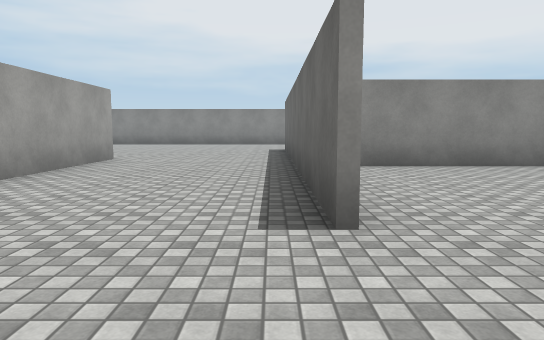
view 1 (above)

16 first-person views from a walk through a Unity game level. The camera is 1.3 m above the floor, tilts 6° down and sees 70° across. The floor is counted in squares, 2 m on a side. Each view is taken from the middle of a square. On the plan, view 1 faces up. The plan holds only what a view shows up to about 11 squares ahead; the rest is blank. The place goes on beyond the plan. The player is left out. Surface patterns are stand-ins for the level's own textures.

view 2
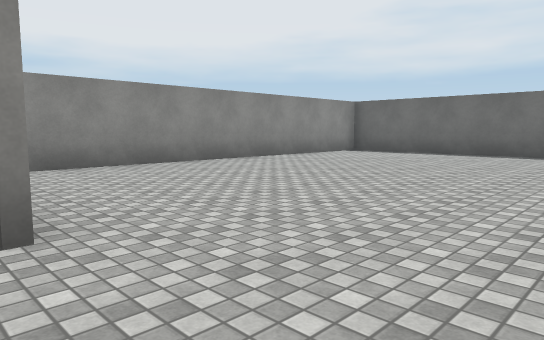

view 3
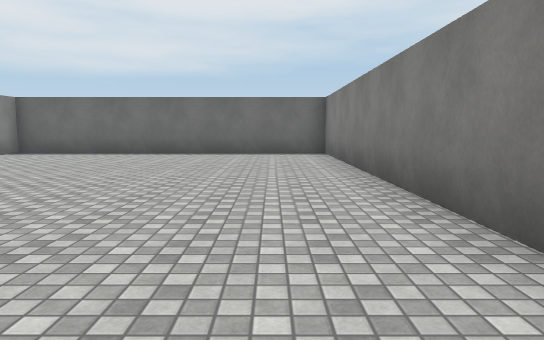

view 4
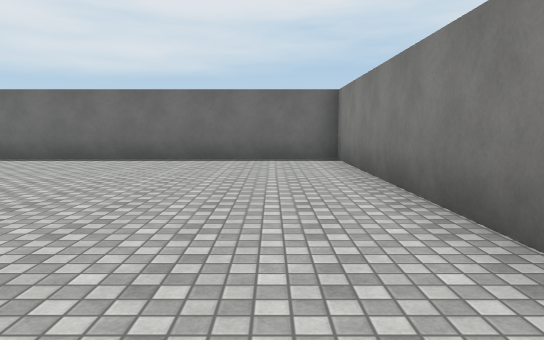

view 5
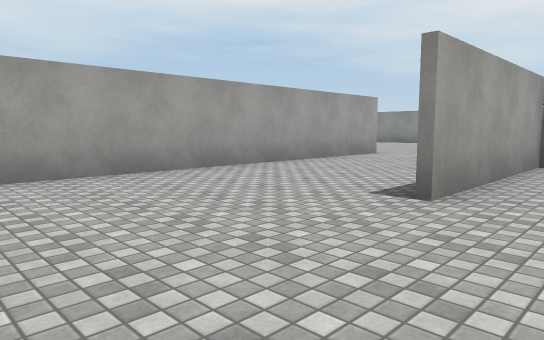

view 6
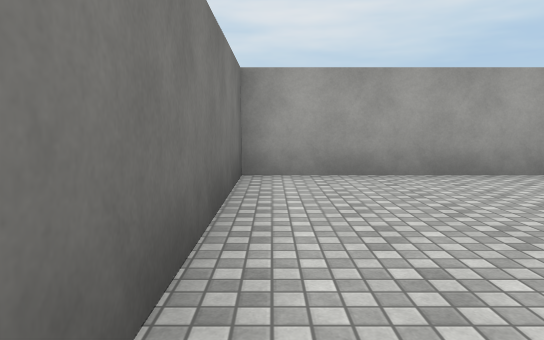

view 7
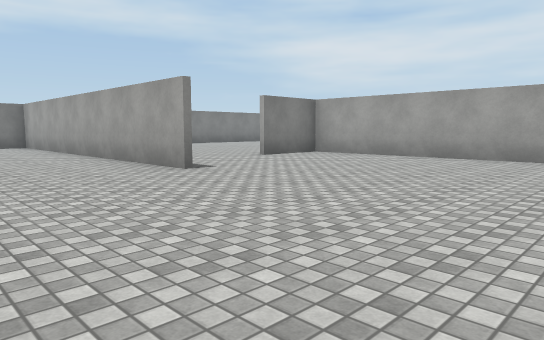

view 8
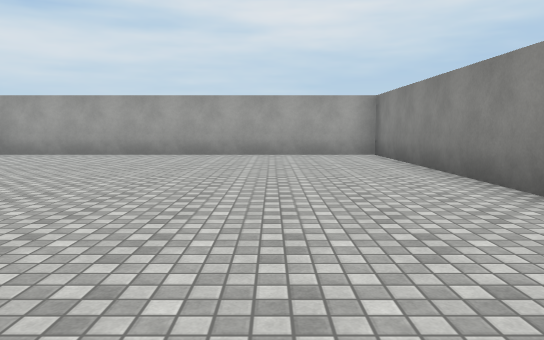

view 9
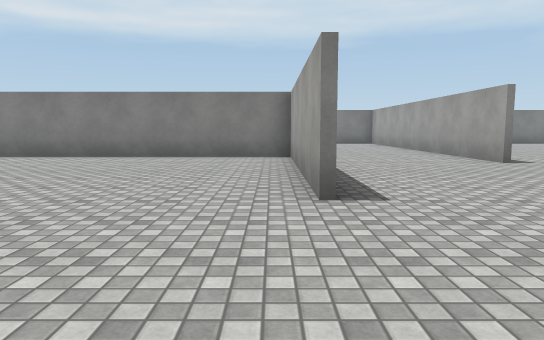

view 10
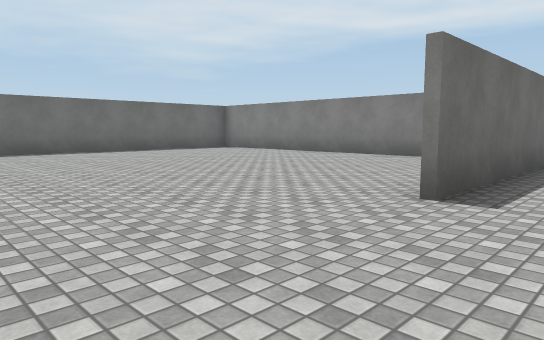

view 11
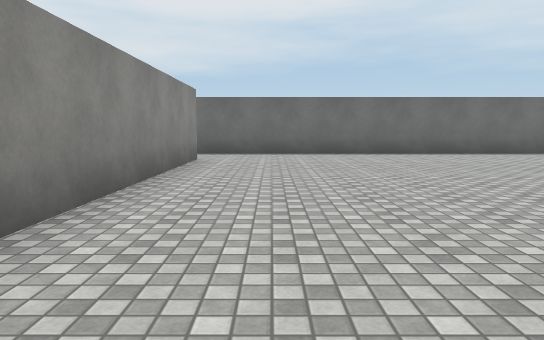

view 12
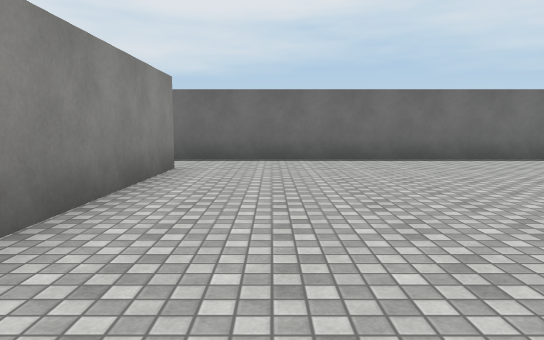

view 13
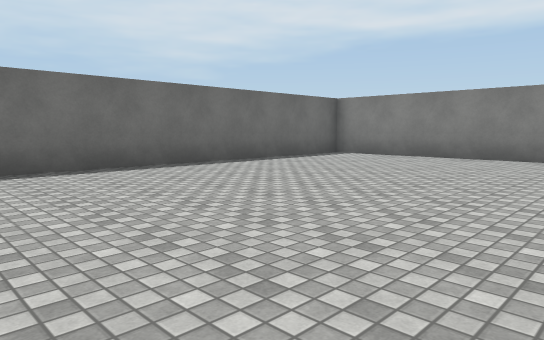

view 14
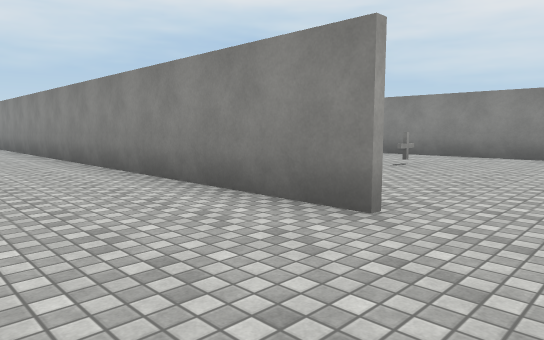

view 15
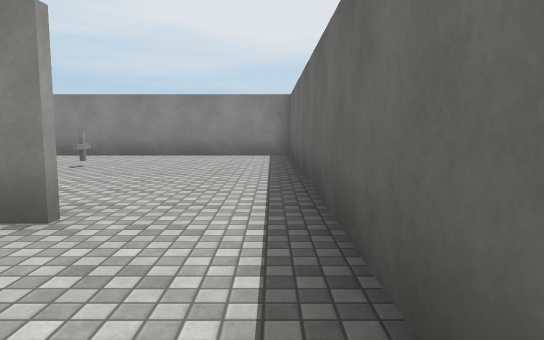

view 16
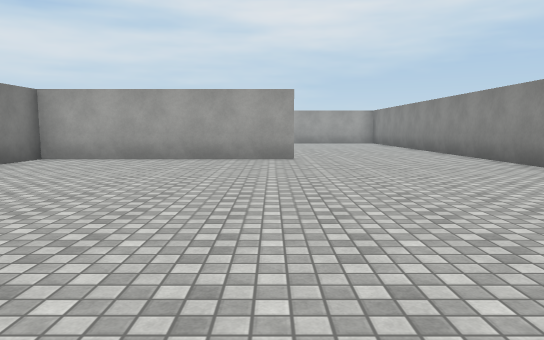

### Floor plan
Ten units are one square. View 1 is at (0, 0); x grows to the right and y downward. Boxes are objects, and circles mark ways between rooms. Rooms are numbered by the first view taken in them; rooms with no view inside come last. Other rooms are left out.
<svg viewBox="-94 -175 204 194">
<path fill="none" stroke="#000" d="M6 -71 6 -24M-35 -16 -35 14 105 14 105 -70M105 -68 5 -68M6 -125 6 -71M5 -70 105 -70 105 -165M-35 -86 -35 -16M4 -24 4 -125M85 -166 -89 -166 -89 -70M-86 -70 -68 -70"/>
<circle cx="-20" cy="-23" r="3" fill="#2a7"/>
<text x="40" y="-20">1</text>
<text x="10" y="-110">2</text>
</svg>
Room 1 opens to room 2.

Where each view was taken, in squares from view 1:
view 1: 0 up, 0 right, facing up
view 2: 0 up, 0 right, facing up-right
view 3: 0 up, 0 right, facing right
view 4: 0 up, 2 right, facing right
view 5: 1 down, 2 right, facing up-left
view 6: 1 down, 2 right, facing left
view 7: 14 up, 0 right, facing down-left
view 8: 14 up, 1 right, facing left
view 9: 16 up, 1 right, facing down
view 10: 16 up, 1 left, facing down-right
view 11: 15 up, 0 right, facing right
view 12: 15 up, 2 right, facing right
view 13: 16 up, 4 right, facing down-right
view 14: 14 up, 10 right, facing up-left
view 15: 14 up, 10 right, facing up
view 16: 12 up, 9 right, facing left
